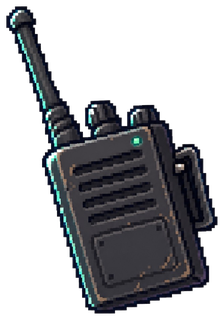
#> input picture gear/radios/radio_t1_basic.png, 224 x 320 px; its folder holds only this picture in this run
$ python process_gear_png.py
#> lines starting #> are read from the running program, lines starting #| are printed output that depends on the picture
#> in main, im is the input picture: PIL image 224x320 RGBA; mean R, G, B, A 23.6, 24.7, 27.8, 105.1
"""Remove solid/checkerboard backgrounds from gear PNGs and trim to content."""
from __future__ import annotations

from collections import deque
from pathlib import Path

from PIL import Image

ROOT = Path(__file__).resolve().parents[1] / 'gear'
TOL = 36  # per-channel sum tolerance for flood neighbors


def lum(r: int, g: int, b: int) -> float:
    return 0.299 * r + 0.587 * g + 0.114 * b


def is_dark_bg(corners: list[tuple[int, int, int]]) -> bool:
    return sum(lum(*c) for c in corners) / len(corners) < 40


def similar(a: tuple[int, int, int], b: tuple[int, int, int]) -> bool:
    return abs(a[0] - b[0]) + abs(a[1] - b[1]) + abs(a[2] - b[2]) <= TOL


def flood_background(im: Image.Image) -> Image.Image:
    rgb = im.convert('RGB')
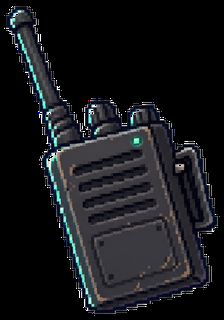
#> rgb: PIL image 224x320 RGB; mean R, G, B 23.6, 24.7, 27.8
    w, h = rgb.size
#> w = 224; h = 320
    px = rgb.load()
    corners = [
        px[0, 0], px[w - 1, 0], px[0, h - 1], px[w - 1, h - 1],
        px[w // 2, 0], px[w // 2, h - 1], px[0, h // 2], px[w - 1, h // 2],
    ]
#> corners = [(0, 0, 0), (0, 0, 0), (0, 0, 0), (0, 0, 0), (0, 0, 0), (0, 0, 0), (0, 0, 0), (0, 0, 0)]
    dark = is_dark_bg(corners)
#> dark = True

    def bg_like(r: int, g: int, b: int) -> bool:
        if dark:
            return r < 32 and g < 32 and b < 32
        # light gray / white checkerboard
        if min(r, g, b) > 228:
            return True
        if min(r, g, b) > 200 and max(r, g, b) - min(r, g, b) < 18:
            return True
        return False

    mask = [[False] * w for _ in range(h)]
    q: deque[tuple[int, int]] = deque()

    for x in range(w):
        for y in (0, h - 1):
            if bg_like(*px[x, y]):
                q.append((x, y))
    for y in range(h):
        for x in (0, w - 1):
            if bg_like(*px[x, y]):
                q.append((x, y))

    while q:
        x, y = q.popleft()
        if x < 0 or y < 0 or x >= w or y >= h or mask[y][x]:
            continue
        r, g, b = px[x, y]
        if not bg_like(r, g, b):
            continue
        mask[y][x] = True
        q.append((x + 1, y))
        q.append((x - 1, y))
        q.append((x, y + 1))
        q.append((x, y - 1))
#> after the loop, mask = 320 items

    out = im.convert('RGBA')
    opx = out.load()
    for y in range(h):
        for x in range(w):
            if mask[y][x]:
                opx[x, y] = (0, 0, 0, 0)
            else:
                r, g, b = px[x, y]
                opx[x, y] = (r, g, b, 255)

    # soften halos on edges
    for y in range(h):
        for x in range(w):
            if opx[x, y][3] == 0:
                continue
            r, g, b = opx[x, y][:3]
            if dark and max(r, g, b) < 48:
                opx[x, y] = (r, g, b, min(255, max(r, g, b) * 6))
            elif not dark and min(r, g, b) > 210:
                fade = max(0, 255 - (min(r, g, b) - 210) * 12)
                opx[x, y] = (r, g, b, fade)

    bbox = out.getbbox()
#> bbox = (4, 4, 220, 316)
    if bbox:
        pad = max(8, int(min(out.size) * 0.02))
#> pad = 8
        l = max(0, bbox[0] - pad)
#> l = 0
        t = max(0, bbox[1] - pad)
#> t = 0
        r = min(w, bbox[2] + pad)
#> r = 224
        b = min(h, bbox[3] + pad)
#> b = 320
        out = out.crop((l, t, r, b))
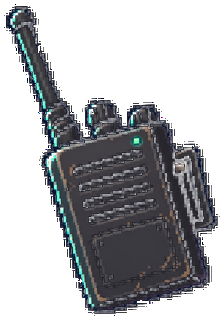
#> out: PIL image 224x320 RGBA; mean R, G, B, A 23.6, 24.7, 27.8, 101.3; transparent parts drawn white

    # downscale huge AI exports for UI (~256px max side)
    mw = max(out.size)
#> mw = 320
    if mw > 320:
        scale = 320 / mw
        out = out.resize(
            (max(1, int(out.width * scale)), max(1, int(out.height * scale))),
            Image.Resampling.LANCZOS,
        )
    return out


def main() -> None:
    for path in sorted(ROOT.rglob('*.png')):
        im = Image.open(path)
        out = flood_background(im)
        out.save(path, optimize=True)
        print(f'{path.name}: {im.size} -> {out.size} RGBA')
#| radio_t1_basic.png: (224, 320) -> (224, 320) RGBA


if __name__ == '__main__':
    main()

$ run again, on gear/radios/radio_t2_sec.png
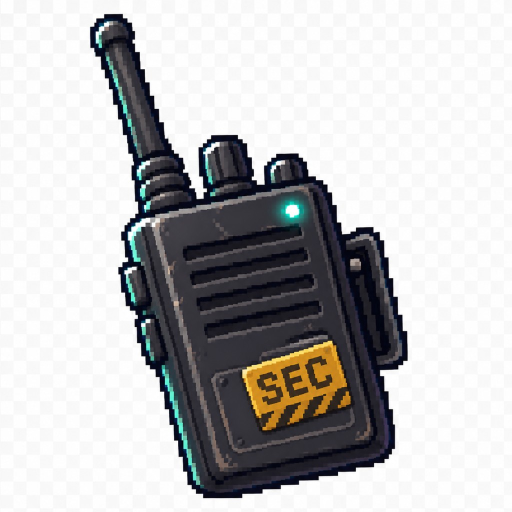
#> input picture gear/radios/radio_t2_sec.png, 1024 x 1024 px (shown at 1/2 size)
#> in main, im is the input picture: PIL image 1024x1024 RGB; mean R, G, B 189.9, 189.6, 190
#> corners = [(246, 246, 246), (248, 248, 248), (249, 249, 249), (247, 247, 247), (253, 253, 253), (254, 254, 254), (249, 249, 249), (254, 254, 254)]
#> dark = False
#> the loop in flood_background, `while q:` made 2885612 passes
#> (r, g, b) on passes 1 to 3: (246, 246, 246), (249, 249, 249), (250, 250, 250)
#> after the loop in flood_background, `while q:`: mask = 1024 items
#> bbox = (180, 27, 816, 997)
#> l = 160
#> t = 7
#> in flood_background, `r = min(w, bbox[2] + pad)`: r = 836
#> in flood_background, `b = min(h, bbox[3] + pad)`: b = 1017
#> in flood_background, `out = out.crop((l, t, r, b))`:
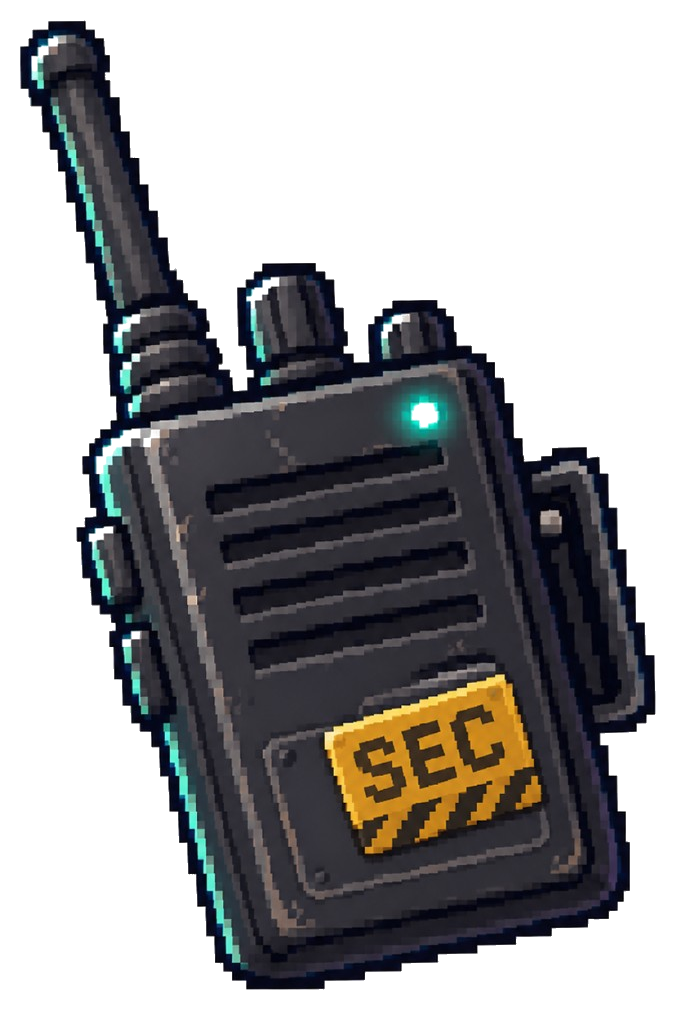
#> out: PIL image 676x1010 RGBA; mean R, G, B, A 26.9, 26.4, 27.2, 121.7; transparent parts drawn white
#> in flood_background, `out = out.resize( (max(1, int(out.width * scale)), max(1, int(out.heig..`:
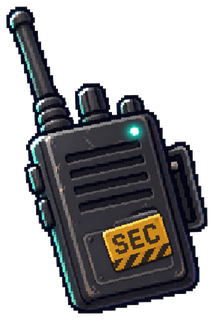
#> out: PIL image 214x320 RGBA; mean R, G, B, A 28.9, 28.4, 29.3, 121.7; transparent parts drawn white
#| radio_t2_sec.png: (1024, 1024) -> (214, 320) RGBA
